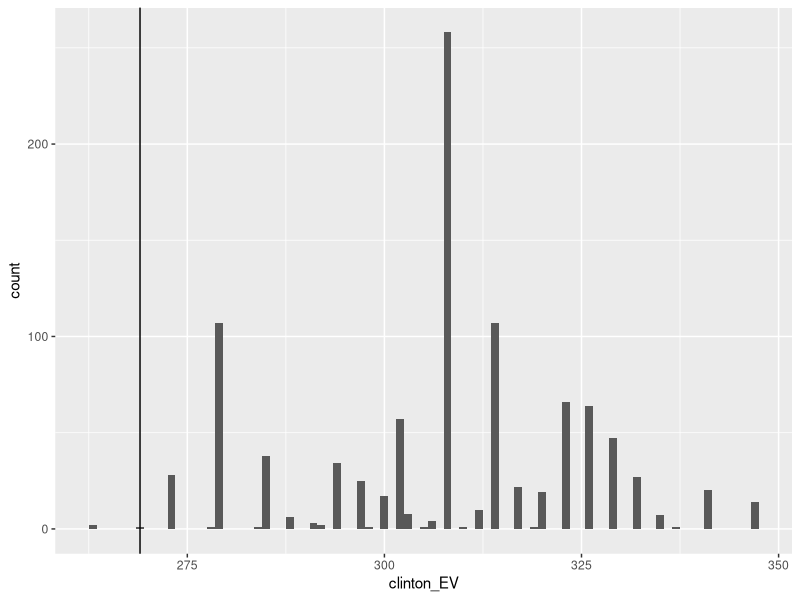
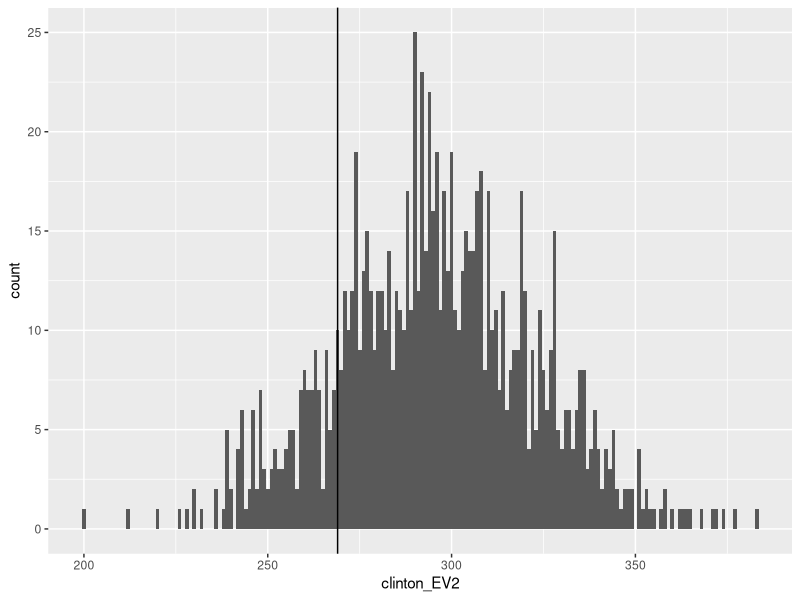

Recreate these plots in R, in order.
library(tidyverse)
library(dslabs)
data("polls_us_election_2016")
head(results_us_election_2016)

results_us_election_2016 %>% arrange(desc(electoral_votes)) %>% top_n(5, electoral_votes)

# computing average and standard deviation for each state
results <- polls_us_election_2016 %>% 
  filter(state != "U.S." & !grepl("CD", state) & enddate >= "2016-10-31" &
           (grade %in% c("A+", "A", "A-", "B+") | is.na(grade))) %>%
  mutate(spread = (rawpoll_clinton - rawpoll_trump)/100) %>% group_by(state) %>%
  summarize(avg = mean(spread), sd = sd(spread), n = n()) %>%
  mutate(state = as.character(state))

# 10 closest races - battleground states
results %>% arrange(abs(avg))

# joining electoral college and votes
results <- left_join(results, results_us_election_2016, by = "state")

# filter out states with no polls
results_us_election_2016 %>% filter(!state %in% results$state)

# for states with just one poll, assign sd as median of the sd of other states
results <- results %>% mutate(sd = ifelse(is.na(sd), median(results$sd, na.rm = TRUE), sd))

# calculating posterior mean and standard error
mu <- 0
tau <- 0.02 # historical data

results %>% mutate(sigma = sd/sqrt(n),
                   B = sigma^2 / (sigma^2 + tau^2),
                   posterior_mean = B*mu + (1-B)*avg,
                   posterior_se = sqrt(1/(1/sigma^2 + 1/tau^2))) %>%
  arrange(abs(posterior_mean))

# monte carlo simulation of election night results without general bias
mu <- 0
tau <- 0.02
clinton_EV <- replicate(1000, {
  results %>% mutate(sigma = sd/sqrt(n),
                     B = sigma^2/ (sigma^2 + tau^2),
                     posterior_mean = B*mu + (1-B)*avg,
                     posterior_se = sqrt( 1 / (1/sigma^2 + 1/tau^2)),
                     simulated_result = rnorm(length(posterior_mean), posterior_mean, posterior_se),
                     clinton = ifelse(simulated_result > 0, electoral_votes, 0)) %>%
    summarize(clinton = sum(clinton)) %>%    # total electoral votes for Clinton
    .$clinton + 7    # 7 votes for Rhode Island and DC
})
mean(clinton_EV > 269) # 269 electoral votes required to win the election

# histogram of outcomes
data.frame(clinton_EV) %>%
  ggplot(aes(clinton_EV)) +
  geom_histogram(binwidth = 1) +
  geom_vline(xintercept = 269)

# monte carlo simulation of election night results with general bias
# assume general bias for each state = 0.03
mu <- 0
tau <- 0.02
sigma_b <- 0.03
clinton_EV2 <- replicate(1000, {
  results %>% mutate(sigma = sqrt(sd^2/n + sigma_b^2),
                     B = sigma^2/ (sigma^2 + tau^2),
                     posterior_mean = B*mu + (1-B)*avg,
                     posterior_se = sqrt( 1 / (1/sigma^2 + 1/tau^2)),
                     simulated_result = rnorm(length(posterior_mean), posterior_mean, posterior_se),
                     clinton = ifelse(simulated_result > 0, electoral_votes, 0)) %>%
    summarize(clinton = sum(clinton)) %>%    # total electoral votes for Clinton
    .$clinton + 7    # 7 votes for Rhode Island and DC
})
mean(clinton_EV2 > 269) # 269 electoral votes required to win the election

# histogram of outcomes
data.frame(clinton_EV2) %>%
  ggplot(aes(clinton_EV2)) +
  geom_histogram(binwidth = 1) +
  geom_vline(xintercept = 269)
